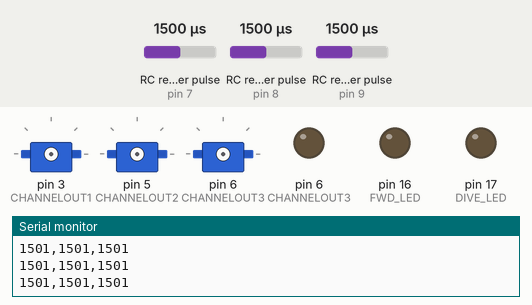
Recording of a sketch running on a simulated Arduino Uno, built with avr-gcc and run on an emulated ATmega328P. Parts: 3 × servo, output pins drawn as LEDs (lit = HIGH), the last lines printed to the serial monitor. Wiring (inferred from the names in the program): 3 × RC receiver channel: data pin 7 / data pin 8 / data pin 9. Inputs (shaded band) come from the test bench; at power-on: RC receiver pulse (sensors on pin 7, pin 8, pin 9) 1500 µs.

Above: at 1.2 s.
1.3 s: RC receiver pulse (sensor on pin 7) set to 1411 µs
2.8 s: RC receiver pulse (sensor on pin 7) set to 1387 µs
4.3 s: RC receiver pulse (sensor on pin 8) set to 1020 µs
At 5.5 s:
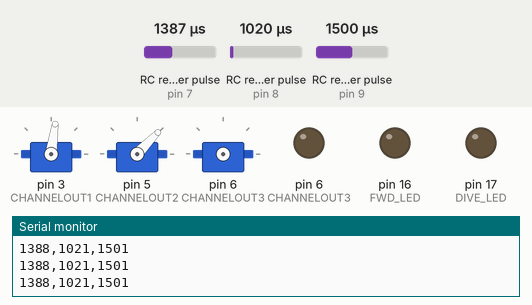
5.8 s: RC receiver pulse (sensor on pin 9) set to 1407 µs
7.3 s: RC receiver pulse (sensor on pin 9) set to 1386 µs
8.8 s: RC receiver pulse (sensor on pin 8) set to 1250 µs
At 9.2 s:
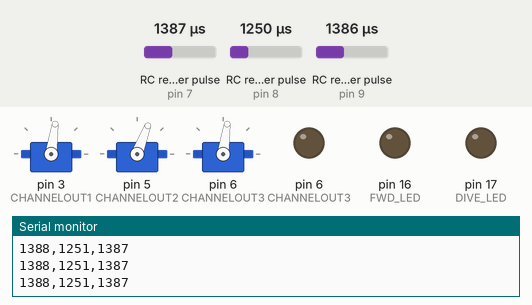
Timing chart, 0 to 11.3 s (numbered marks = the images above; inputs shaded):
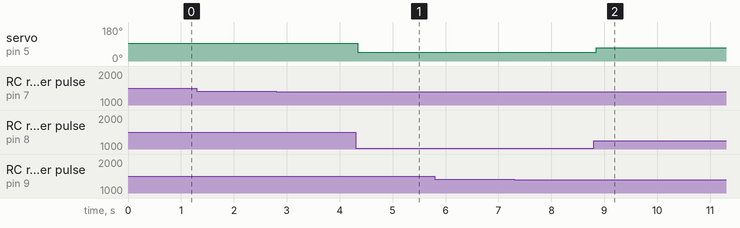

The sketch:

subreader.ino
```cpp
#include <Servo.h>
#define CHANNELIN1 7
#define CHANNELIN2 8
#define CHANNELIN3 9

#define CHANNELOUT1 3
#define CHANNELOUT2 5
#define CHANNELOUT3 6

#define FWD_LED 16
#define DIVE_LED 17

#define DEFAULT_CH1 1500
#define DEFAULT_CH2 1500
#define DEFAULT_CH3 1500

#define SUB_STARTING 0
#define SUB_OFF1 1
#define SUB_ON1 2
#define SUB_IDLE 3

#define IDLE_TIME 5000
#define START_TIME 1000

#define THRESHOLD 100

#define DEBUGPRINT Serial.print
//#define DEBUGPRINT donothing

int sub_fwd_state = SUB_STARTING;
int sub_dive_state = SUB_STARTING;

int min_channel_value1 = 1500;
int min_channel_value2 = 1500;
int min_channel_value3 = 1500;


long dive_idle_start_time = 0;
long fwd_idle_start_time = 0;

long starting_start_time = 0;


Servo myservo_ch1, myservo_ch2, myservo_ch3;


#include "RunningMedian.h"

RunningMedian channel1_samples = RunningMedian(3);
RunningMedian channel2_samples = RunningMedian(3);
RunningMedian channel3_samples = RunningMedian(3);


int pwm_value_ch1 = DEFAULT_CH1, pwm_value_ch2 = DEFAULT_CH2, pwm_value_ch3 = DEFAULT_CH3 ;
void setup() {
  // put your setup code here, to run once:
  pinMode(CHANNELIN1, INPUT);
  pinMode(CHANNELIN2, INPUT);
  pinMode(CHANNELIN3, INPUT);

  pinMode(CHANNELOUT1, OUTPUT);
  pinMode(CHANNELOUT2, OUTPUT);
  pinMode(CHANNELOUT3, OUTPUT);

  pinMode(FWD_LED, OUTPUT);
  pinMode(DIVE_LED, OUTPUT);


    pwm_value_ch1 = DEFAULT_CH1;
    pwm_value_ch2 = DEFAULT_CH2;
    pwm_value_ch3 = DEFAULT_CH3;

    sub_fwd_state = SUB_STARTING;
    sub_dive_state = SUB_STARTING;

    starting_start_time = millis();

  //Serial.setTimeout(1000);
  Serial.begin(9600);
}


void readFromPWM() {
  pwm_value_ch1 = pulseIn(CHANNELIN1, HIGH);
  pwm_value_ch2 = pulseIn(CHANNELIN2, HIGH);
  pwm_value_ch3 = pulseIn(CHANNELIN3, HIGH);


 if((pwm_value_ch1>500) && (pwm_value_ch2>500) && (pwm_value_ch3>500)){
  channel1_samples.add(pwm_value_ch1);
  channel2_samples.add(pwm_value_ch2);
  channel3_samples.add(pwm_value_ch3);

  if( sub_fwd_state != SUB_STARTING){
     pwm_value_ch1 = channel1_samples.getMedian();
     pwm_value_ch2 = channel2_samples.getMedian();
     pwm_value_ch3 = channel3_samples.getMedian();
  }

   if (sub_fwd_state == SUB_STARTING && (millis() - starting_start_time > START_TIME)) {
      min_channel_value1 = pwm_value_ch1;
      min_channel_value2 = pwm_value_ch2;
      min_channel_value3 = pwm_value_ch3;

      sub_fwd_state = SUB_OFF1;
      sub_dive_state = SUB_OFF1;
    }

   if (  (( abs(pwm_value_ch1 - min_channel_value1) > THRESHOLD ) || (abs(pwm_value_ch2 - min_channel_value2) > THRESHOLD ))   && sub_fwd_state == SUB_OFF1) {
      myservo_ch1.attach(CHANNELOUT1);
      myservo_ch2.attach(CHANNELOUT2);
      sub_fwd_state = SUB_ON1;
    }

    if (  (abs(pwm_value_ch3 - min_channel_value3) > THRESHOLD )  && sub_dive_state == SUB_OFF1) {
      myservo_ch3.attach(CHANNELOUT3);
      sub_dive_state = SUB_ON1;
    }


    if (  (abs(pwm_value_ch1 - min_channel_value1) < THRESHOLD ) && (abs(pwm_value_ch2 - min_channel_value2) < THRESHOLD )    && sub_fwd_state == SUB_ON1) {
      sub_fwd_state = SUB_IDLE;
      fwd_idle_start_time = millis();
    }
    if ((abs(pwm_value_ch3 - min_channel_value3) < THRESHOLD )   && sub_dive_state == SUB_ON1) {
      sub_dive_state = SUB_IDLE;
      dive_idle_start_time = millis();
    }


    if ((abs(pwm_value_ch1 - min_channel_value1) < THRESHOLD ) && (abs(pwm_value_ch2 - min_channel_value2) < THRESHOLD )   && sub_fwd_state == SUB_IDLE && (millis() - fwd_idle_start_time > IDLE_TIME)) {
      sub_fwd_state = SUB_OFF1;
      myservo_ch1.detach();
      myservo_ch2.detach();

    }
    if (   (abs(pwm_value_ch3 - min_channel_value3) < THRESHOLD )   && (sub_dive_state == SUB_IDLE) && (millis() - dive_idle_start_time > IDLE_TIME)) {
      sub_dive_state = SUB_OFF1;
      myservo_ch3.detach();

    }

 }

}


void donothing(String s) {}
void donothing(String s, int arg) {}
void donothing(byte b, int arg) {}

void loop() {

  readFromPWM();

  myservo_ch1.writeMicroseconds(pwm_value_ch1);
  myservo_ch2.writeMicroseconds(pwm_value_ch2);
  myservo_ch3.writeMicroseconds(pwm_value_ch3);

  Serial.print(pwm_value_ch1);
  Serial.print(",");
  Serial.print(pwm_value_ch2);
  Serial.print(",");
  Serial.println(pwm_value_ch3);


}
```

RunningMedian.cpp
```cpp
//
//    FILE: RunningMedian.cpp
//  AUTHOR: Rob dot Tillaart at gmail dot com
// VERSION: 0.1.13
// PURPOSE: RunningMedian library for Arduino
//
// HISTORY:
// 0.1.00 - 2011-02-16 initial version
// 0.1.01 - 2011-02-22 added remarks from CodingBadly
// 0.1.02 - 2012-03-15 added
// 0.1.03 - 2013-09-30 added _sorted flag, minor refactor
// 0.1.04 - 2013-10-17 added getAverage(uint8_t) - kudo's to Sembazuru
// 0.1.05 - 2013-10-18 fixed bug in sort; removes default constructor; dynamic memory
// 0.1.06 - 2013-10-19 faster sort, dynamic arrays, replaced sorted float array with indirection array
// 0.1.07 - 2013-10-19 add correct median if _cnt is even.
// 0.1.08 - 2013-10-20 add getElement(), add getSottedElement() add predict()
// 0.1.09 - 2014-11-25 float to double (support ARM)
// 0.1.10 - 2015-03-07 fix clear
// 0.1.11 - 2015-03-29 undo 0.1.10 fix clear
// 0.1.12 - 2015-07-12 refactor constructor + const
// 0.1.13 - 2015-10-30 fix getElement(n) - kudos to Gdunge
//
// Released to the public domain
//

#include "RunningMedian.h"

RunningMedian::RunningMedian(const uint8_t size)
{
    _size = constrain(size, MEDIAN_MIN_SIZE, MEDIAN_MAX_SIZE);

#ifdef RUNNING_MEDIAN_USE_MALLOC
    _ar = (double *) malloc(_size * sizeof(double));
    _p = (uint8_t *) malloc(_size * sizeof(uint8_t));
#endif

    clear();
}

RunningMedian::~RunningMedian()
{
#ifdef RUNNING_MEDIAN_USE_MALLOC
    free(_ar);
    free(_p);
#endif
}

// resets all counters
void RunningMedian::clear()
{
    _cnt = 0;
    _idx = 0;
    _sorted = false;
    for (uint8_t i = 0; i< _size; i++) _p[i] = i;
}

// adds a new value to the data-set
// or overwrites the oldest if full.
void RunningMedian::add(double value)
{
    _ar[_idx++] = value;
    if (_idx >= _size) _idx = 0; // wrap around
    if (_cnt < _size) _cnt++;
    _sorted = false;
}

double RunningMedian::getMedian()
{
    if (_cnt > 0)
    {
        if (_sorted == false) sort();
        if (_cnt & 0x01) return _ar[_p[_cnt/2]];
        else return (_ar[_p[_cnt/2]] + _ar[_p[_cnt/2 - 1]]) / 2;
    }
    return NAN;
}

#ifdef RUNNING_MEDIAN_ALL
double RunningMedian::getHighest()
{
    return getSortedElement(_cnt - 1);
}

double RunningMedian::getLowest()
{
    return getSortedElement(0);
}

double RunningMedian::getAverage()
{
    if (_cnt > 0)
    {
        double sum = 0;
        for (uint8_t i=0; i< _cnt; i++) sum += _ar[i];
        return sum / _cnt;
    }
    return NAN;
}

double RunningMedian::getAverage(uint8_t nMedians)
{
    if ((_cnt > 0) && (nMedians > 0))
    {
        if (_cnt < nMedians) nMedians = _cnt;     // when filling the array for first time
        uint8_t start = ((_cnt - nMedians)/2);
        uint8_t stop = start + nMedians;

        if (_sorted == false) sort();
        double sum = 0;
        for (uint8_t i = start; i < stop; i++) sum += _ar[_p[i]];
        return sum / nMedians;
    }
    return NAN;
}

double RunningMedian::getElement(const uint8_t n)
{
    if ((_cnt > 0) && (n < _cnt))
    {
        uint8_t pos = _idx + n;
        if (pos >= _cnt) // faster than %
        {
            pos -= _cnt;
        }
        return _ar[pos];
    }
    return NAN;
}

double RunningMedian::getSortedElement(const uint8_t n)
{
    if ((_cnt > 0) && (n < _cnt))
    {
        if (_sorted == false) sort();
        return _ar[_p[n]];
    }
    return NAN;
}

// n can be max <= half the (filled) size
double RunningMedian::predict(const uint8_t n)
{
    if ((_cnt > 0) && (n < _cnt/2))
    {
        double med = getMedian();  // takes care of sorting !
        if (_cnt & 0x01)
        {
            return max(med - _ar[_p[_cnt/2-n]], _ar[_p[_cnt/2+n]] - med);
        }
        else
        {
            double f1 = (_ar[_p[_cnt/2 - n]] + _ar[_p[_cnt/2 - n - 1]])/2;
            double f2 = (_ar[_p[_cnt/2 + n]] + _ar[_p[_cnt/2 + n - 1]])/2;
            return max(med - f1, f2 - med)/2;
        }
    }
    return NAN;
}
#endif

void RunningMedian::sort()
{
    // bubble sort with flag
    for (uint8_t i = 0; i < _cnt-1; i++)
    {
        bool flag = true;
        for (uint8_t j = 1; j < _cnt-i; j++)
        {
            if (_ar[_p[j-1]] > _ar[_p[j]])
            {
                uint8_t t = _p[j-1];
                _p[j-1] = _p[j];
                _p[j] = t;
                flag = false;
            }
        }
        if (flag) break;
    }
    _sorted = true;
}

// END OF FILE
```

RunningMedian.h
```cpp
//
//    FILE: RunningMedian.h
//  AUTHOR: Rob dot Tillaart at gmail dot com
// PURPOSE: RunningMedian library for Arduino
// VERSION: 0.1.13
//     URL: http://arduino.cc/playground/Main/RunningMedian
// HISTORY: See RunningMedian.cpp
//
// Released to the public domain
//

#ifndef RunningMedian_h
#define RunningMedian_h

#if defined(ARDUINO) && ARDUINO >= 100
#include "Arduino.h"
#else
#include "WProgram.h"
#endif

#include <inttypes.h>

#define RUNNING_MEDIAN_VERSION "0.1.13"

// prepare for dynamic version
// not tested use at own risk :)
// #define RUNNING_MEDIAN_USE_MALLOC

// conditional compile to minimize lib
// by removeing a lot of functions.
#define RUNNING_MEDIAN_ALL


// should at least be 5 to be practical
// odd size results in a 'real' middle element.
// even size takes the lower of the two middle elements
#define MEDIAN_MIN_SIZE     1
#define MEDIAN_MAX_SIZE     19          // adjust if needed


class RunningMedian
{
public:
    explicit RunningMedian(const uint8_t size);  // # elements in the internal buffer
    ~RunningMedian();                            // destructor

    void clear();                        // resets internal buffer and var
    void add(const double value);        // adds a new value to internal buffer, optionally replacing the oldest element.
    double getMedian();                  // returns the median == middle element

#ifdef RUNNING_MEDIAN_ALL
    double getAverage();                 // returns average of the values in the internal buffer
    double getAverage(uint8_t nMedian);  // returns average of the middle nMedian values, removes noise from outliers
    double getHighest();                 // returns highest element
    double getLowest();                  // return lowest element

    double getElement(const uint8_t n);        // get n'th element from the values in time order
    double getSortedElement(const uint8_t n);  // get n'th element from the values in size order
    double predict(const uint8_t n);           // predict the max change of median after n additions

    uint8_t getSize() { return _size; };  // returns size of internal buffer
    uint8_t getCount() { return _cnt; };  // returns current used elements, getCount() <= getSize()
#endif

protected:
    boolean _sorted;
    uint8_t _size;
    uint8_t _cnt;
    uint8_t _idx;

#ifdef RUNNING_MEDIAN_USE_MALLOC
    double * _ar;
    uint8_t * _p;
#else
    double _ar[MEDIAN_MAX_SIZE];
    uint8_t _p[MEDIAN_MAX_SIZE];
#endif
    void sort();
};

#endif
// END OF FILE
```

Measured:
- after the input at 4.3 s, servo on pin 5 (CHANNELOUT2): 93° → 46° after 0.05 s
- after the input at 8.8 s, servo on pin 5 (CHANNELOUT2): 46° → 69° after 0.05 s
